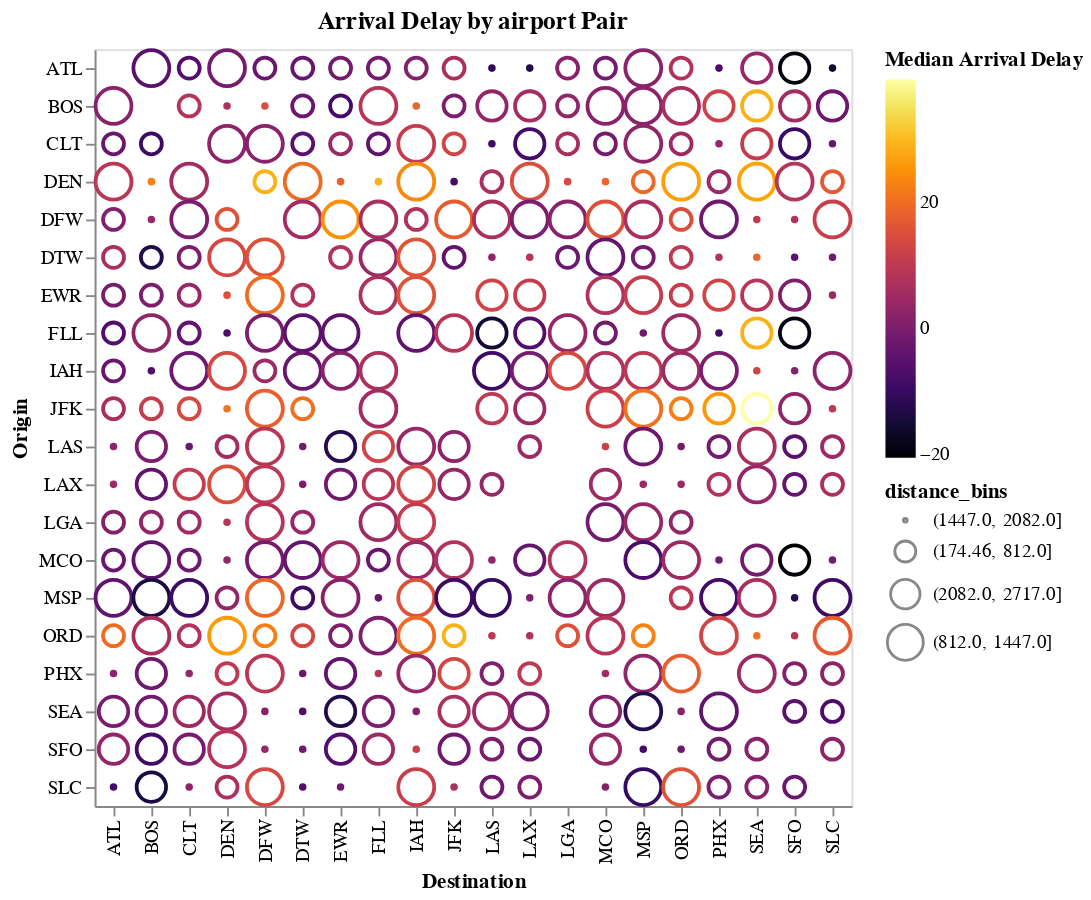

Here is the notebook cell this chart was saved with:
### Markdown cell above
### Interactive Charts: selection v1

### Code cell
airport_pairs['distance_bins'] = pd.cut(airport_pairs['distance'], 4).astype(str)

## CHART
selection = alt.selection_multi(fields=['distance_bins'], bind='legend')

basic_scatter = alt.Chart(airport_pairs, title='Arrival Delay by airport Pair').mark_point().encode(
    alt.Y('ORIGIN_AIRPORT', title="Origin"),
    alt.X('DESTINATION_AIRPORT', title="Destination"),
    size='distance_bins',
    opacity=alt.condition(selection, alt.value(1), alt.value(0.2)),    
    color=alt.Color('median_arrival_delay', 
                           scale=alt.Scale(scheme='inferno'), 
                           legend=alt.Legend(title="Median Arrival Delay")
                          ),
    tooltip=[  alt.Tooltip('ORIGIN_AIRPORT')
             , alt.Tooltip('DESTINATION_AIRPORT')
             , alt.Tooltip('nb_flights')
             , alt.Tooltip('median_arrival_delay')

            ],     
).add_selection(
selection
)

basic_scatter

### Figure 1 — Vega-Lite specification as saved in the notebook (floating-point values rounded to 4 significant figures; data arrays with more than 128 entries replaced by an {"elided": "..."} marker saying what was removed)
{"config": {"view": {"continuousWidth": 400, "continuousHeight": 300}}, "data": {"name": "data-dd3e867b6e22665d026274d073ced900"}, "mark": "point", "encoding": {"color": {"type": "quantitative", "field": "median_arrival_delay", "legend": {"title": "Median Arrival Delay"}, "scale": {"scheme": "inferno"}}, "opacity": {"condition": {"value": 1, "selection": "selector022"}, "value": 0.2}, "size": {"type": "nominal", "field": "distance_bins"}, "tooltip": [{"type": "nominal", "field": "ORIGIN_AIRPORT"}, {"type": "nominal", "field": "DESTINATION_AIRPORT"}, {"type": "quantitative", "field": "nb_flights"}, {"type": "quantitative", "field": "median_arrival_delay"}], "x": {"type": "nominal", "field": "DESTINATION_AIRPORT", "title": "Destination"}, "y": {"type": "nominal", "field": "ORIGIN_AIRPORT", "title": "Origin"}}, "selection": {"selector022": {"type": "multi", "fields": ["distance_bins"], "bind": "legend"}}, "title": "Arrival Delay by airport Pair", "$schema": "https://vega.github.io/schema/vega-lite/v4.0.0.json", "datasets": {"data-dd3e867b6e22665d026274d073ced900": {"elided": "358 records"}}}
